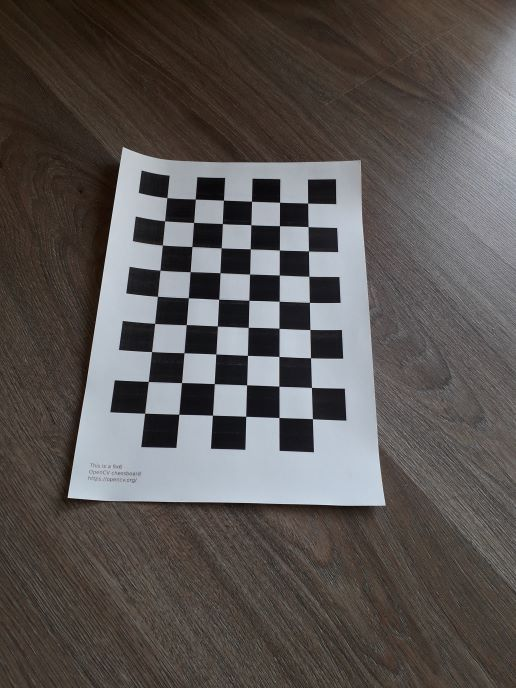
#> input picture persCedric/calibration/testImages/20230415_174116-2.jpg, 516 x 688 px; its folder holds only this picture in this run
$ python calibration.py
#> lines starting #> are read from the running program, lines starting #| are printed output that depends on the picture; after the words box and inside, x2 and y2 are one past the last pixel; in counts of white or black regions, pixels touching at a corner belong together; long printed decimals are rounded
### autonomous pipeline/calibration/brownconrad.py
import numpy as np
# import cv2

def inputCalc_newPixelLoc(camMtx, distCoef):
    # calculate inputs for calc_newPixelLoc
    # params
    # camera matrix
    # distortion coefficient (k1 k2 p1 p2 k3 ...)

    # optical center
    cx = camMtx[0][2]
    cy = camMtx[1][2]

    # distortion coefficients
    # if distCoef is None
    k1 = 0
    k2 = 0
    k3 = 0
    p1 = 0
    p2 = 0
    if (len(distCoef) == 4):
        k1 = distCoef[0]
        k2 = distCoef[1]
        p1 = distCoef[2]
        p2 = distCoef[3]
    elif (len(distCoef) > 4):
        k1 = distCoef[0]
        k2 = distCoef[1]
        k3 = distCoef[4]
        p1 = distCoef[2]
        p2 = distCoef[3]

    return cx, cy, k1, k2, k3, p1, p2

def calc_newPixelLoc(inputParams, dist_point):
    # params
    # inputParams of outputsize inputCalc_newPixelLoc
    # x_distorted (coordinate picture)
    # y_distorted (coordinate picture)

    # taking params out of inputParams
    cx, cy, k1, k2, k3, p1, p2 = inputParams
    x_dist = dist_point[0]
    y_dist = dist_point[1]
    r = np.sqrt(np.square(x_dist - cx) + np.square(y_dist - cy))

    # calculation (Brown-Conrady)
    x_undist = x_dist + (x_dist - cx) * (k1 * np.square(r) + k2 * np.power(r, 4) + k3 * np.power(r, 6)) \
        + p1 * (np.square(r) + 2 * np.square(x_dist - cx)) + 2 * p2 * (x_dist - cx) * (y_dist - cy)

    y_undist = y_dist + (y_dist - cx) * (k1 * np.square(r) + k2 * np.power(r, 4) + k3 * np.power(r, 6)) \
        + 2 * p1 * (x_dist - cx) * (y_dist - cy) + p2 * (np.square(r) + 2 * np.square(y_dist - cy))

    return [x_undist, y_undist]

### autonomous pipeline/calibration/calibration.py
import numpy as np
import cv2
import matplotlib.pyplot as plt
import glob

from brownconrad import calc_newPixelLoc, inputCalc_newPixelLoc

#termination criteria
criteria = (cv2.TERM_CRITERIA_EPS + cv2.TERM_CRITERIA_MAX_ITER, 30, 0.001)

#prepare object points, like (0,0,0), (1,0,0), (2,0,0), ..., (8,5,0)
objp = np.zeros((9*6, 3), np.float32)
objp[:,:2] = np.mgrid[0:9, 0:6].T.reshape(-1,2)

#arrays to store object points and image points from all the images
objpoints = [] #3d points in real world space
imgpoints = [] #2d points in image plane

def test(imageName):
    img = cv2.imread(imageName)
#> img is the input picture: shape (688, 516, 3); mean B, G, R 83.4, 85.3, 90
    imgGray = cv2.cvtColor(img, cv2.COLOR_BGR2GRAY)

    #find the chess board corners
    ret, corners = cv2.findChessboardCorners(imgGray, (9, 6), None)
#> ret = True; corners = 54 rows, first 8: [307.5, 203.1], [308, 226.6], [308.5, 250.8], [308.7, 276.3], [309.5, 302.4], [309.8, 329.5], [310.5, 357.7], [311.5, 387.5]

    #if found, add object points, image points (after refining them)
    if ret == True:
        objpoints.append(objp)

        corners2 = cv2.cornerSubPix(imgGray, corners, (11, 11), (-1, -1), criteria)
#> corners2 = 54 rows, first 8: [307.6, 203.1], [308, 226.6], [308.5, 251], [308.8, 276.3], [309.4, 302.4], [309.8, 329.5], [310.5, 357.7], [311.4, 387.4]
        imgpoints.append(corners2)

        #calibrateCamera returns
        #camera matrix, distortion coefficients, rotation and translation vectors
        ret2, mtx, dist, rvecs, tvecs = cv2.calibrateCamera(objpoints, imgpoints, imgGray.shape[::-1], None, None)
#> ret2 = 0.161; mtx = [[708.3, 0, 245.9], [0, 767.3, 351.5], [0, 0, 1]]; dist = [[0.956, -13.02, -0.000421, -0.00355, 70.81]]; rvecs = ([-0.46, 0.438, 1.56],); tvecs = ([2.2, -4.87, 25.76],)
        #'''
        print("camera matrix")
        print(mtx)
#| [[708.276   0.         245.915]
#|  [  0.         767.260  351.500]
#|  [  0.           0.           1.        ]]
        print("distortion coefficients")
        print(dist)
#| [[ 9.56364088e-01 -1.30207025e+01 -4.21201131e-04 -3.54665772e-03
#|    7.08065198e+01]]
        print("rotation vectors")
        print(rvecs)
#| (array([[-0.4601],
#|        [ 0.4378],
#|        [ 1.556]]),)
        print("translation vectors")
        print(tvecs)
#| (array([[ 2.201],
#|        [-4.867],
#|        [25.764]]),)
        #'''

        # test brown-conrad
        inputParams = inputCalc_newPixelLoc(mtx, dist)
#> in inputCalc_newPixelLoc, `cx = camMtx[0][2]`: cx = 245.9
#> in inputCalc_newPixelLoc, `cy = camMtx[1][2]`: cy = 351.5
#> inputParams = (245.9, 351.5, 0, 0, 0, 0, 0)
        print(corners2[0][0])
#| [307.636 203.13   ]
        print(calc_newPixelLoc(inputParams, corners2[0][0]))
#> in calc_newPixelLoc, `cx, cy, k1, k2, k3, p1, p2 = inputParams`: cx = 245.9; cy = 351.5; k1 = 0
#> in calc_newPixelLoc, `x_dist = dist_point[0]`: x_dist = 307.6
#> in calc_newPixelLoc, `y_dist = dist_point[1]`: y_dist = 203.1
#> in calc_newPixelLoc, `r = np.sqrt(np.square(x_dist - cx) + np.square(y_dist - cy))`: r = 160.7
#> in calc_newPixelLoc, `x_undist = x_dist + (x_dist - cx) * (k1 * np.square(r) + k2 * np.power..`: x_undist = 307.6
#> in calc_newPixelLoc, `y_undist = y_dist + (y_dist - cx) * (k1 * np.square(r) + k2 * np.power..`: y_undist = 203.1
#| [307.636, 203.130]

        corners3 = []
        for cornerTemp in corners2:
            corner = cornerTemp[0]
            corners3.append([calc_newPixelLoc(inputParams, corner)])
#> this loop made 54 passes
#> (x_dist in calc_newPixelLoc, y_dist in calc_newPixelLoc, r in calc_newPixelLoc, x_undist in calc_newPixelLoc, y_undist in calc_newPixelLoc) on passes 1 to 12: (307.6, 203.1, 160.7, 307.6, 203.1), (308, 226.6, 139.5, 308, 226.6), (308.5, 251, 118.4, 308.5, 251), (308.8, 276.3, 98.02, 308.8, 276.3), (309.4, 302.4, 80.25, 309.4, 302.4), (309.8, 329.5, 67.6, 309.8, 329.5), (310.5, 357.7, 64.88, 310.5, 357.7), (311.4, 387.4, 74.73, 311.4, 387.4), (312.4, 418.7, 94.53, 312.4, 418.7), (279.5, 202.3, 153, 279.5, 202.3), (279.5, 225.7, 130.2, 279.5, 225.7), (279.4, 250.1, 106.8, 279.4, 250.1)
#> corner on pass 53: [148.3, 381.5]

        #print(type(corners2[0][0][0]))
        corners3 = np.array(corners3, np.float32)

        #change coordinates to make grid
        #known that points will be on a straight line
        print("DATA")
        testarray = [[corners3[0][0], corners3[9][0]], [corners3[18][0], corners3[27][0]], [corners3[4][0], corners3[13][0]], [corners3[22][0], corners3[31][0]], [corners3[8][0], corners3[17][0]], [corners3[26][0], corners3[35][0]]]
        for [a, b] in testarray:
            print(a, b, np.sqrt(np.square(a[0]-b[0])+np.square(a[1]-b[1])))
#> this loop made 6 passes
#> (a, b) on passes 1 to 6: ([307.6, 203.1], [279.5, 202.3]), ([251.5, 201.3], [223.4, 200.2]), ([309.4, 302.4], [279.1, 301.3]), ([248.8, 300.4], [218.7, 299.3]), ([312.4, 418.7], [278.9, 417.5]), ([245.7, 416.3], [212.5, 415.2])
#| [307.636 203.13   ] [279.524 202.279] 28.125
#| [251.518 201.312] [223.424 200.1885 ] 28.117
#| [309.399 302.404] [279.1402  301.267] 30.280
#| [248.822 300.3537 ] [218.669 299.284] 30.172
#| [312.424 418.6795 ] [278.927 417.4956 ] 33.518
#| [245.660 416.343] [212.453 415.207] 33.226

        #print(type(corners3[0][0][0]))
        #draw and display corners
        cv2.drawChessboardCorners(img, (9, 6), corners3, ret)
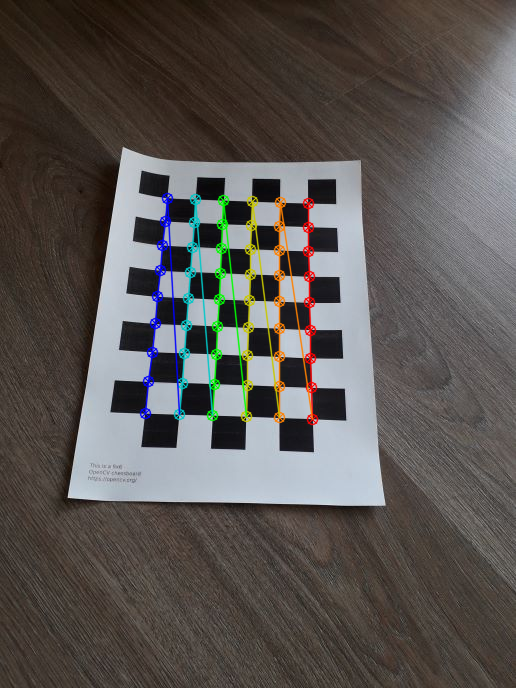
#> img: shape (688, 516, 3); 3.16% of pixels changed, all inside (x1, y1, x2, y2) = (139, 192, 319, 426)
        cv2.imshow('test', img)
        cv2.waitKey(0)

        '''
        dst = cv2.undistort(img, mtx, dist, None, mtx)
        cv2.drawChessboardCorners(dst, (9, 6), corners3, ret)
        cv2.imshow('test2', img)
        cv2.waitKey(0)
        '''
    else:
        return False
    return

imageNames = glob.glob('persCedric/calibration/testImages/*.jpg')
for name in imageNames:
    test(name)

$ run again, on persCedric/calibration/testImages/344431282_973754263639031_1761215019822892868_n-2.jpg
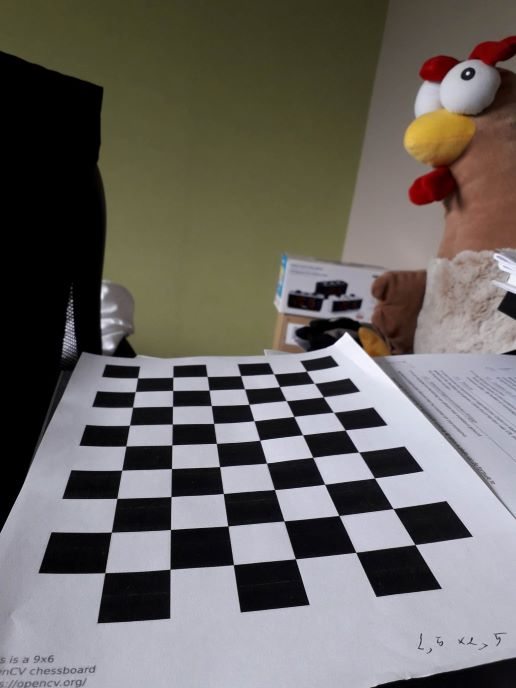
#> input picture persCedric/calibration/testImages/344431282_973754263639031_1761215019822892868_n-2.jpg, 516 x 688 px
#> in test, img is the input picture: shape (688, 516, 3); mean B, G, R 98.4, 102.5, 106.5
#> in test, `imgGray = cv2.cvtColor(img, cv2.COLOR_BGR2GRAY)`:
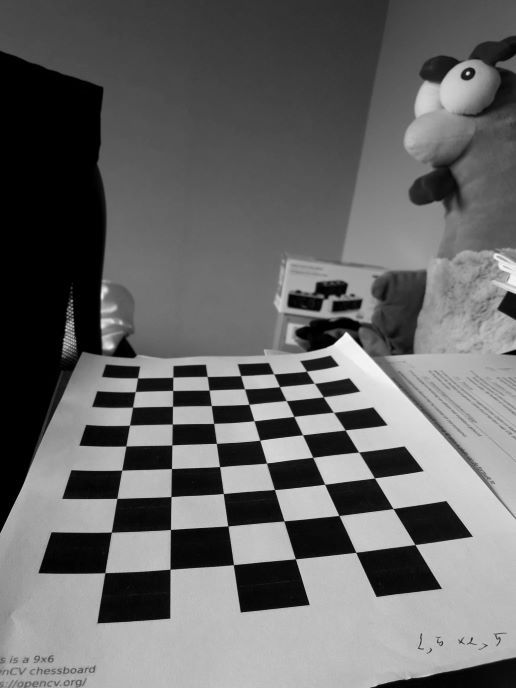
#> imgGray: shape (688, 516); min 0, max 254, mean 103.2
#> ret = True; corners = 54 rows, first 8: [306.4, 371], [314.3, 383.3], [323.2, 396.8], [333.5, 412.4], [345.2, 430], [358.6, 452.1], [374.4, 478], [393, 508.5]
#> corners2 = 54 rows, first 8: [304.2, 367.9], [314.1, 383.1], [323.2, 396.8], [333.5, 412.3], [345.1, 430], [358.7, 452], [374.5, 477.9], [393.1, 508.6]
#> ret2 = 1.4; mtx = [[135.1, 0, 255.6], [0, 45.62, 342.6], [0, 0, 1]]; dist = [[-0.0102, 0.000272, -0.00176, -0.000399, -3.11e-06]]; rvecs = ([-0.234, 0.207, 1.42],); tvecs = ([1.52, 2.44, 4.1],)
#| [[135.076   0.         255.561]
#|  [  0.          45.617 342.640]
#|  [  0.           0.           1.        ]]
#| [[-1.01525836e-02  2.72152351e-04 -1.76460562e-03 -3.98528907e-04
#|   -3.11250944e-06]]
#| (array([[-0.2339],
#|        [ 0.207],
#|        [ 1.418]]),)
#| (array([[1.523],
#|        [2.440],
#|        [4.097]]),)
#> in inputCalc_newPixelLoc, `cx = camMtx[0][2]`: cx = 255.6
#> in inputCalc_newPixelLoc, `cy = camMtx[1][2]`: cy = 342.6
#> inputParams = (255.6, 342.6, 0, 0, 0, 0, 0)
#| [304.185 367.918]
#> in calc_newPixelLoc, `cx, cy, k1, k2, k3, p1, p2 = inputParams`: cx = 255.6; cy = 342.6; k1 = 0
#> x_dist = 304.2
#> y_dist = 367.9
#> r = 54.8
#> x_undist = 304.2
#> y_undist = 367.9
#| [304.185, 367.918]
#> the loop in test, `for cornerTemp in corners2:` made 54 passes
#> (x_dist in calc_newPixelLoc, y_dist in calc_newPixelLoc, r in calc_newPixelLoc, x_undist in calc_newPixelLoc, y_undist in calc_newPixelLoc) on passes 1 to 8: (304.2, 367.9, 54.8, 304.2, 367.9), (314.1, 383.1, 71.19, 314.1, 383.1), (323.2, 396.8, 86.67, 323.2, 396.8), (333.5, 412.3, 104.5, 333.5, 412.3), (345.1, 430, 125.1, 345.1, 430), (358.7, 452, 150.3, 358.7, 452), (374.5, 477.9, 180.1, 374.5, 477.9), (393.1, 508.6, 215.5, 393.1, 508.6)
#> the loop in test, `for [a, b] in testarray:` made 6 passes
#> (a, b) on passes 1 to 6: ([304.2, 367.9], [273.5, 373.1]), ([239.6, 372.8], [207.1, 374.7]), ([345.1, 430], [302.5, 434.7]), ([259.7, 440.2], [216.4, 443.4]), ([414.9, 544.5], [355.8, 552.3]), ([295.4, 558.8], [233.4, 564.6])
#> (printed output is left out)
#> in test, `cv2.drawChessboardCorners(img, (9, 6), corners3, ret)`:
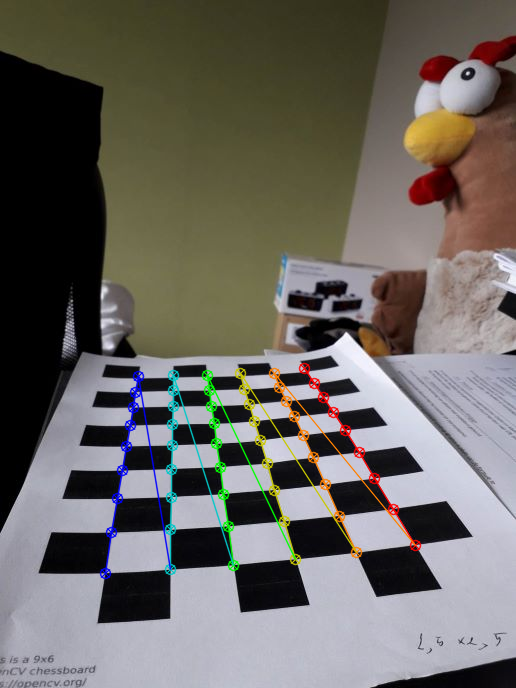
#> img: shape (688, 516, 3); 2.98% of pixels changed, all inside (x1, y1, x2, y2) = (99, 362, 422, 580)
